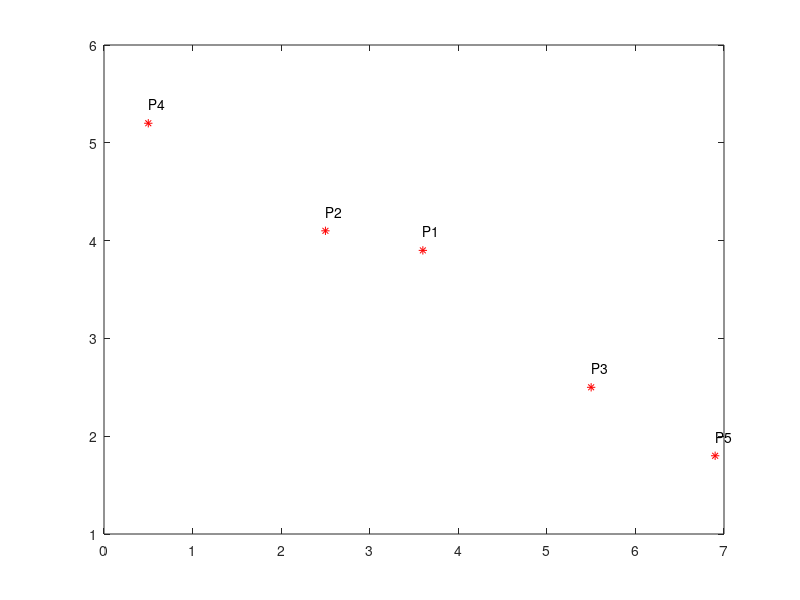

Source code (MATLAB): (Note: this script raises an error after producing the figure.)
%Code written by Ankur Sinha
%Version: 18072011
%Note: Give non-dominated points only
%Positive epsilon value denotes that the value function correctly fitted the decision maker preferences.

global obj;

%obj consists of [firstObjectiveValue, secondObjectiveValue, rank]

%Example Complete ordering
obj = [3.6 3.9 1;    2.5 4.1 2;   5.5 2.5 3;     0.5 5.2 4;    6.9 1.8 5];

%Example Partial ordering
%obj = [3.6 3.9 1;    2.5 4.1 2;   5.5 2.5 3;     0.5 5.2 3;    6.9 1.8 4];
       
% IMK -- Plotting the individual points
plot(obj(:,1),obj(:,2), '*r');
hold on

% EKS -- Turning arrow into column vector insetad of row vector
arrow = repmat('P', size(obj, 1), 1);

% EKS -- Replacing square indexing horzcat with mutable size indexing
for i = 1:size(obj, 1)
    label = ['P', num2str(obj(i,3))];
    text(obj(i,1), obj(i,2)+0.2, label);
end

%Value function optimization. 
%Refer: K. Deb, A. Sinha, P. Korhonen, and J.Wallenius. 
%An interactive evolutionary multi-objective optimization method based on
%progressively approximated value functions. IEEE Transactions on Evolutionary
%Computation, 14(5):723739, 2010.

% z - covers our 
[z,fval,exitflag,output,lambda] = fmincon(@fun,1.*ones(7,1),[],[],[],[],[0 0 0 0 -1000 -1000 -1000]',[1 1 1 1 1000 1000 1000]', @con);

if fval>0
    disp('Information not correctly fitted');
else
    disp('Information fitted correctly');
end

%    u = (.3479*x + -.1772 + .6521*y + -1.772))*(0.6521*y + -1.772 + .3479*x + -1.772);

% z = [          -4.688e-04];

OptimizationParameters = z %First six are value function parameters and the last one is epsilon

for i=1:size(obj,1)
    u(i)= utilfunc(obj(i,:),z);
end

for i=1:size(obj,1)
    fh_old = @(x,y) (z(1).*x + z(2).*y + z(5)).*(z(3).*y + z(4).*x + z(6)) - u(i);
    fh = @(x,y) (z(1).*x + z(5) + z(2).*y + z(5)).*(z(3).*y + z(6) + z(4).*x + z(6)) - u(i);

    ezplot(fh, [min(obj(:,1))-1, max(obj(:,1))+1]);
end

Utilities = u

title('');
axis([min(obj(:,1)) max(obj(:,1)) min(obj(:,2)) max(obj(:,2))])
xlabel('f_1')
ylabel('f_2')

function f=fun(x)
    f = -x(end);
end

function [c ceq]=con_old(x)
    global obj;

    delta = 0.1;
    for i=1:size(obj,1)-1
        if obj(i,3) ~= obj(i+1,3)
            c(i) = -((utilfunc(obj(i,:),x))-(utilfunc(obj(i+1,:),x))) + x(end);
        else
            c(i) = abs((utilfunc(obj(i,:),x))-(utilfunc(obj(i+1,:),x))) - delta*x(end);
        end
    end

    %Polynomial Value Function Constraints
    % Making each term in the equation individually greater than zero %
    % IMK -- So for each P, we check each S term and make sure it's non negative
    %          We have 5 values of P (obj), and M = 2, which is each of
    %          those two lines. So really it should be a nest for-loop of P
    %          and M
    for i=1:2:10
        % IMK -- This is the first term of the product in the objective
        %           function. The (i+1)/2 is just getting over the i value
        %           throughout the iteration 
        c(i+4)= -(x(1)*obj((i+1)/2,1) + x(2)*obj((i+1)/2,2) + x(5));
        c(i+5)= -(x(3)*obj((i+1)/2,2) + x(4)*obj((i+1)/2,1) + x(6));
    end
    % Equality constraints (Note: Minor typographic error in the paper, correct here.)

    % IMK -- one for each dimension. Makes sure terms add up to 1
    ceq(1) = -(x(1) + x(2) - 1);
    ceq(2) = -(x(3) + x(4) - 1);
end

% Modified version 
function [c ceq]=con(x)
    global obj;

    delta = 0.1;
    for i=1:size(obj,1)-1
        if obj(i,3) ~= obj(i+1,3)
            c(i) = -((utilfunc(obj(i,:),x))-(utilfunc(obj(i+1,:),x))) + x(end);
        else
            c(i) = abs((utilfunc(obj(i,:),x))-(utilfunc(obj(i+1,:),x))) - delta*x(end);
        end
    end

    %Polynomial Value Function Constraints
    % Making each term in the equation individually greater than zero %
    % IMK -- So for each P, we check each S term and make sure it's non negative
    %          We have 5 values of P (obj), and M = 2, which is each of
    %          those two lines. So really it should be a nest for-loop of P
    %          and M
    %
    % EKS -- made it iterate to double the size of obj
    for i=1:2:size(obj,1)*2
        % IMK -- This is the first term of the product in the objective
        %           function. The (i+1)/2 is just getting over the i value
        %           throughout the iteration 
        c(i+4)= -(x(1)*obj((i+1)/2,1) + x(5) + x(2)*obj((i+1)/2,2) + x(5));
        c(i+5)= -(x(3)*obj((i+1)/2,2) + x(6) + x(4)*obj((i+1)/2,1) + x(6));
    end
    % Equality constraints (Note: Minor typographic error in the paper, correct here.)

    % IMK -- one for each dimension. Makes sure terms add up to 1
    ceq(1) = -(x(1) + x(2) - 1);
    ceq(2) = -(x(3) + x(4) - 1);
end


% IMK -- Note: Utility function is the same as a value function 
function u=utilfunc_old(obj,x)
    u = (x(1)*obj(1) + x(2)*obj(2) + x(5)) * (x(3)*obj(2) + x(4)*obj(1) + x(6));
end


% IMK -- I wrote this utility function based on eq 6 
function u=utilfunc(obj,x)
    % x(1) k11
    % x(2) k12	
    % x(3) k21	
    % x(4) k22	
    % x(5) k13	
    % x(6) k23
    u = (x(1)*obj(1) + x(5) + x(2)*obj(2) + x(5))*(x(3)*obj(2) + x(6) + x(4)*obj(1) + x(6));

end

